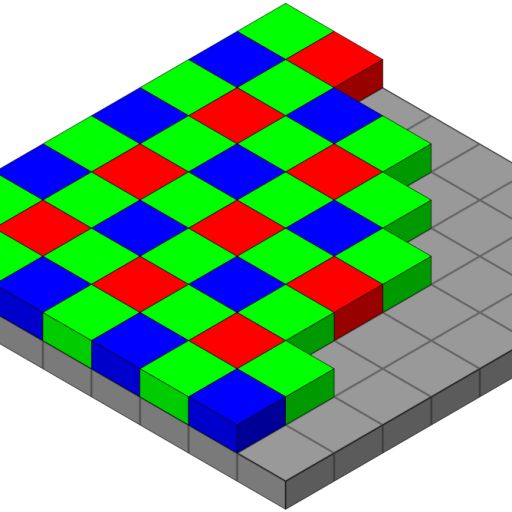
#> input picture img/CFA_512c.bmp, 512 x 512 px, given in place of the camera
$ python 11.17_test.py
#> lines starting #> are read from the running program, lines starting #| are printed output that depends on the picture; after the words box and inside, x2 and y2 are one past the last pixel; in counts of white or black regions, pixels touching at a corner belong together
import cv2
import numpy as np

cap = cv2.VideoCapture(0)

while cap.isOpened():

    ret, frame = cap.read()
#> frame is the input picture: shape (512, 512, 3); mean B, G, R 139.5, 166.4, 132

    if not ret:
        break

    # Hough transform

    frame = cv2.blur(frame, (5,5)) # 노이즈 제거
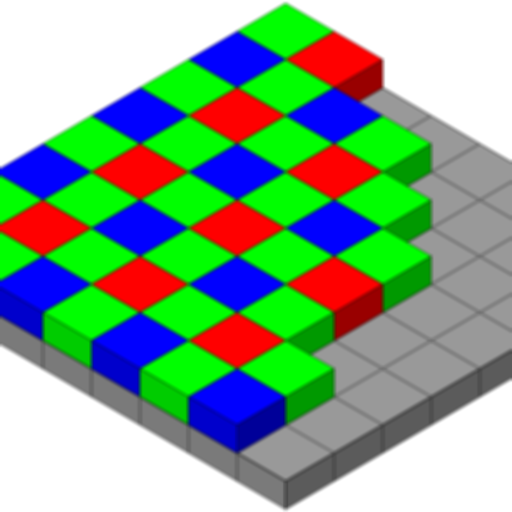
#> frame: shape (512, 512, 3); mean B, G, R 139.5, 166.4, 132
    e_frame = cv2.Canny(frame, 50, 150, apertureSize=3) # Canny 엣지 검출
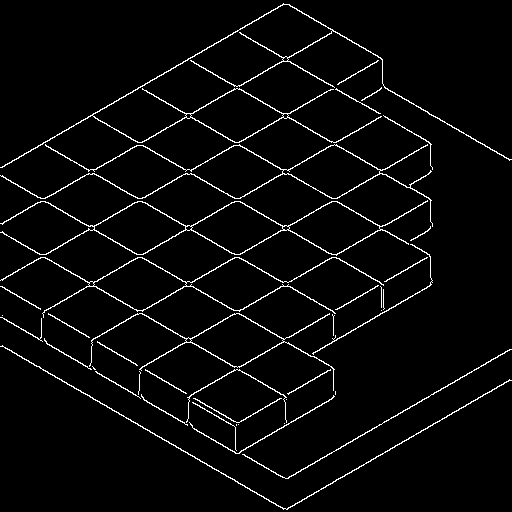
#> e_frame: shape (512, 512); 3.6% white in thin lines or dots

    lines = cv2.HoughLines(e_frame, 1, np.pi/180, 100)
#> lines = 31 rows, first 8: [291, 1.05], [145, 1.05], [194, 1.05], [103, 2.09], [152, 2.09], [340, 1.05], [242, 1.05], [6, 2.09]
    scale = frame.shape[0] + frame.shape[1]
#> scale = 1024

    for line in lines:
        rho, theta = line[0]

        a = np.cos(theta)
        b = np.sin(theta)
        x0 = a*rho
        y0 = b*rho
        x1 = int(x0 + scale*(-b))
        y1 = int(y0 + scale*(a))
        x2 = int(x0 - scale*(-b))
        y2 = int(y0 - scale*(a))

        cv2.line(frame, (x1,y1), (x2,y2), (255,0,255), 1)
#> this loop made 31 passes
#> (rho, theta, a, b, x0, y0, x1, y1) on passes 1 to 12: (291, 1.05, 0.5, 0.866, 145.5, 252, -741, 764), (145, 1.05, 0.5, 0.866, 72.5, 125.6, -814, 637), (194, 1.05, 0.5, 0.866, 97, 168, -789, 680), (103, 2.09, -0.5, 0.866, -51.5, 89.2, -938, -422), (152, 2.09, -0.5, 0.866, -76, 131.6, -962, -380), (340, 1.05, 0.5, 0.866, 170, 294.4, -716, 806), (242, 1.05, 0.5, 0.866, 121, 209.6, -765, 721), (6, 2.09, -0.5, 0.866, -3, 5.2, -889, -506), (200, 2.09, -0.5, 0.866, -100, 173.2, -986, -338), (274, 2.09, -0.5, 0.866, -137, 237.3, -1023, -274), (54, 2.09, -0.5, 0.866, -27, 46.77, -913, -465), (557, 1.05, 0.5, 0.866, 278.5, 482.4, -608, 994)
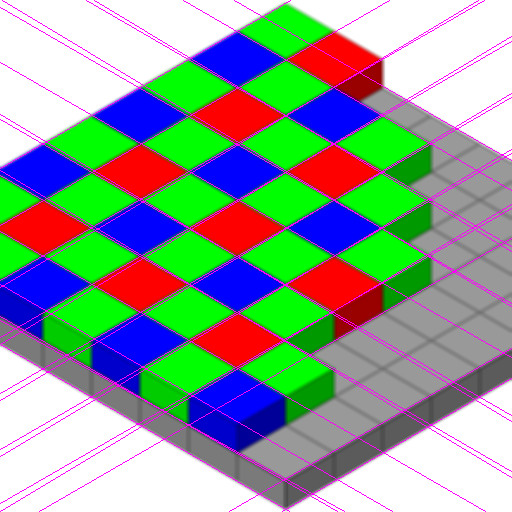
#> frame: shape (512, 512, 3); 4.96% of pixels changed, all inside (x1, y1, x2, y2) = (0, 0, 512, 512)

    cv2.imshow("Frame", frame)

    if cv2.waitKey(32) >= 0:
#> (key Esc is pressed here)
        break

cap.release()
